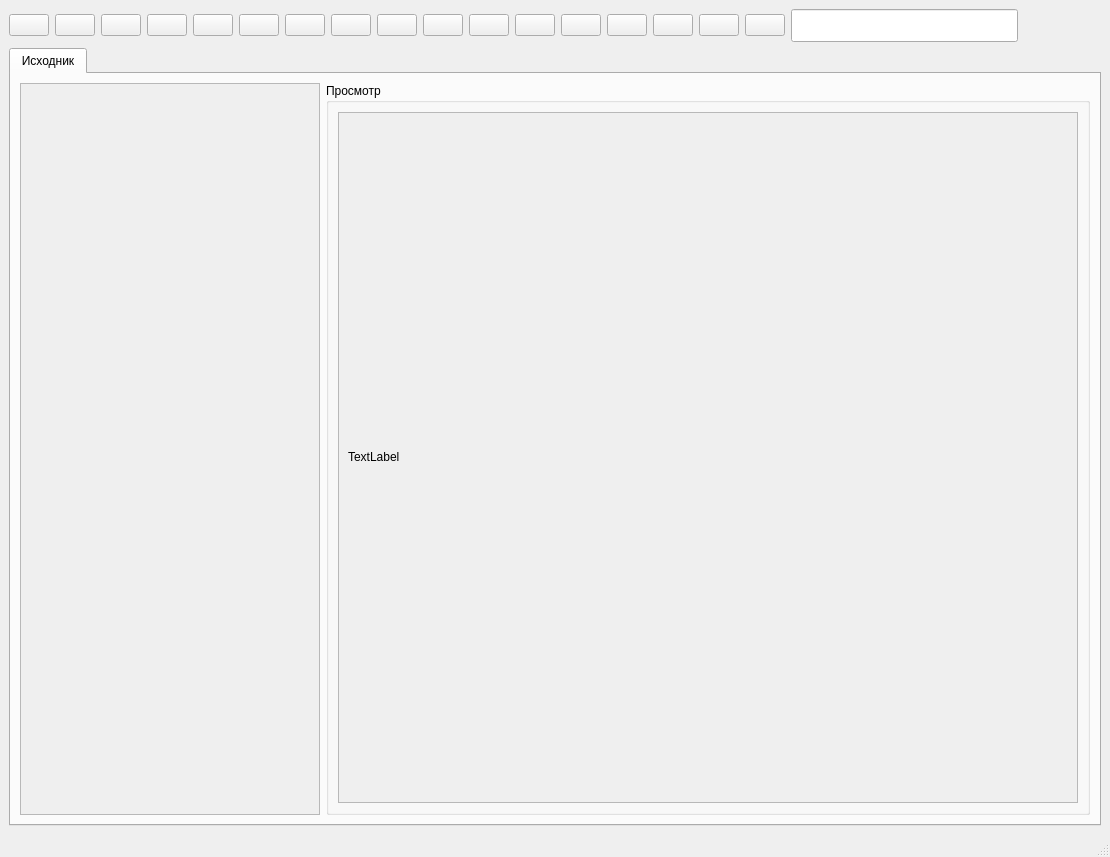
<?xml version="1.0" encoding="UTF-8"?>
<ui version="4.0">
 <class>MainWindow</class>
 <widget class="QMainWindow" name="MainWindow">
  <property name="geometry">
   <rect>
    <x>0</x>
    <y>0</y>
    <width>1110</width>
    <height>857</height>
   </rect>
  </property>
  <property name="windowTitle">
   <string>Обработка изображений</string>
  </property>
  <property name="windowIcon">
   <iconset>
    <normaloff>images/character.svg</normaloff>images/character.svg</iconset>
  </property>
  <widget class="QWidget" name="centralwidget">
   <layout class="QVBoxLayout" name="verticalLayout">
    <item>
     <layout class="QHBoxLayout" name="horizontalLayout">
      <item>
       <widget class="QPushButton" name="new_project_btn">
        <property name="sizePolicy">
         <sizepolicy hsizetype="Fixed" vsizetype="Fixed">
          <horstretch>0</horstretch>
          <verstretch>0</verstretch>
         </sizepolicy>
        </property>
        <property name="toolTip">
         <string>Новый проект</string>
        </property>
        <property name="text">
         <string/>
        </property>
        <property name="icon">
         <iconset>
          <normaloff>images/newfile.svg</normaloff>images/newfile.svg</iconset>
        </property>
        <property name="iconSize">
         <size>
          <width>32</width>
          <height>32</height>
         </size>
        </property>
       </widget>
      </item>
      <item>
       <widget class="QPushButton" name="open_btn">
        <property name="sizePolicy">
         <sizepolicy hsizetype="Fixed" vsizetype="Fixed">
          <horstretch>0</horstretch>
          <verstretch>0</verstretch>
         </sizepolicy>
        </property>
        <property name="toolTip">
         <string>Открыть проект</string>
        </property>
        <property name="text">
         <string/>
        </property>
        <property name="icon">
         <iconset>
          <normaloff>../blank_reader/images/open.svg</normaloff>../blank_reader/images/open.svg</iconset>
        </property>
        <property name="iconSize">
         <size>
          <width>32</width>
          <height>32</height>
         </size>
        </property>
       </widget>
      </item>
      <item>
       <widget class="QPushButton" name="save_btn">
        <property name="sizePolicy">
         <sizepolicy hsizetype="Fixed" vsizetype="Fixed">
          <horstretch>0</horstretch>
          <verstretch>0</verstretch>
         </sizepolicy>
        </property>
        <property name="toolTip">
         <string>Сохранить проект</string>
        </property>
        <property name="text">
         <string/>
        </property>
        <property name="icon">
         <iconset>
          <normaloff>../blank_reader/images/save.svg</normaloff>../blank_reader/images/save.svg</iconset>
        </property>
        <property name="iconSize">
         <size>
          <width>32</width>
          <height>32</height>
         </size>
        </property>
       </widget>
      </item>
      <item>
       <widget class="QPushButton" name="check_all_btn">
        <property name="sizePolicy">
         <sizepolicy hsizetype="Fixed" vsizetype="Fixed">
          <horstretch>0</horstretch>
          <verstretch>0</verstretch>
         </sizepolicy>
        </property>
        <property name="toolTip">
         <string>Пометить все</string>
        </property>
        <property name="text">
         <string/>
        </property>
        <property name="icon">
         <iconset>
          <normaloff>images/check_list.svg</normaloff>images/check_list.svg</iconset>
        </property>
        <property name="iconSize">
         <size>
          <width>32</width>
          <height>32</height>
         </size>
        </property>
       </widget>
      </item>
      <item>
       <widget class="QPushButton" name="flip_btn">
        <property name="sizePolicy">
         <sizepolicy hsizetype="Fixed" vsizetype="Fixed">
          <horstretch>0</horstretch>
          <verstretch>0</verstretch>
         </sizepolicy>
        </property>
        <property name="toolTip">
         <string>Поворот на 180 градусов</string>
        </property>
        <property name="text">
         <string/>
        </property>
        <property name="icon">
         <iconset>
          <normaloff>images/flip2.png</normaloff>images/flip2.png</iconset>
        </property>
        <property name="iconSize">
         <size>
          <width>32</width>
          <height>32</height>
         </size>
        </property>
       </widget>
      </item>
      <item>
       <widget class="QPushButton" name="rotate_btn">
        <property name="sizePolicy">
         <sizepolicy hsizetype="Fixed" vsizetype="Fixed">
          <horstretch>0</horstretch>
          <verstretch>0</verstretch>
         </sizepolicy>
        </property>
        <property name="toolTip">
         <string>Поворот изображения</string>
        </property>
        <property name="text">
         <string/>
        </property>
        <property name="icon">
         <iconset>
          <normaloff>images/angle.svg</normaloff>images/angle.svg</iconset>
        </property>
        <property name="iconSize">
         <size>
          <width>32</width>
          <height>32</height>
         </size>
        </property>
       </widget>
      </item>
      <item>
       <widget class="QPushButton" name="add_grid_btn">
        <property name="sizePolicy">
         <sizepolicy hsizetype="Fixed" vsizetype="Fixed">
          <horstretch>0</horstretch>
          <verstretch>0</verstretch>
         </sizepolicy>
        </property>
        <property name="toolTip">
         <string>Добавить сетку</string>
        </property>
        <property name="text">
         <string/>
        </property>
        <property name="icon">
         <iconset>
          <normaloff>images/add_grid.svg</normaloff>images/add_grid.svg</iconset>
        </property>
        <property name="iconSize">
         <size>
          <width>32</width>
          <height>32</height>
         </size>
        </property>
       </widget>
      </item>
      <item>
       <widget class="QPushButton" name="contour_btn">
        <property name="sizePolicy">
         <sizepolicy hsizetype="Fixed" vsizetype="Fixed">
          <horstretch>0</horstretch>
          <verstretch>0</verstretch>
         </sizepolicy>
        </property>
        <property name="toolTip">
         <string>Найти контуры</string>
        </property>
        <property name="text">
         <string/>
        </property>
        <property name="icon">
         <iconset>
          <normaloff>images/border.svg</normaloff>images/border.svg</iconset>
        </property>
        <property name="iconSize">
         <size>
          <width>32</width>
          <height>32</height>
         </size>
        </property>
       </widget>
      </item>
      <item>
       <widget class="QPushButton" name="add_contour_btn">
        <property name="sizePolicy">
         <sizepolicy hsizetype="Fixed" vsizetype="Fixed">
          <horstretch>0</horstretch>
          <verstretch>0</verstretch>
         </sizepolicy>
        </property>
        <property name="toolTip">
         <string>Добавить контур</string>
        </property>
        <property name="text">
         <string/>
        </property>
        <property name="icon">
         <iconset>
          <normaloff>images/add_frame.svg</normaloff>images/add_frame.svg</iconset>
        </property>
        <property name="iconSize">
         <size>
          <width>32</width>
          <height>32</height>
         </size>
        </property>
       </widget>
      </item>
      <item>
       <widget class="QPushButton" name="del_contour_btn">
        <property name="sizePolicy">
         <sizepolicy hsizetype="Fixed" vsizetype="Fixed">
          <horstretch>0</horstretch>
          <verstretch>0</verstretch>
         </sizepolicy>
        </property>
        <property name="toolTip">
         <string>Удалить контур</string>
        </property>
        <property name="text">
         <string/>
        </property>
        <property name="icon">
         <iconset>
          <normaloff>images/frame_remove.svg</normaloff>images/frame_remove.svg</iconset>
        </property>
        <property name="iconSize">
         <size>
          <width>32</width>
          <height>32</height>
         </size>
        </property>
       </widget>
      </item>
      <item>
       <widget class="QPushButton" name="confirm_btn">
        <property name="sizePolicy">
         <sizepolicy hsizetype="Fixed" vsizetype="Fixed">
          <horstretch>0</horstretch>
          <verstretch>0</verstretch>
         </sizepolicy>
        </property>
        <property name="toolTip">
         <string>Подвердить </string>
        </property>
        <property name="text">
         <string/>
        </property>
        <property name="icon">
         <iconset>
          <normaloff>images/approve.svg</normaloff>images/approve.svg</iconset>
        </property>
        <property name="iconSize">
         <size>
          <width>32</width>
          <height>32</height>
         </size>
        </property>
       </widget>
      </item>
      <item>
       <widget class="QPushButton" name="add_vertical_cut_btn">
        <property name="sizePolicy">
         <sizepolicy hsizetype="Fixed" vsizetype="Fixed">
          <horstretch>0</horstretch>
          <verstretch>0</verstretch>
         </sizepolicy>
        </property>
        <property name="toolTip">
         <string>Добавить вертикальный разрез</string>
        </property>
        <property name="text">
         <string/>
        </property>
        <property name="icon">
         <iconset>
          <normaloff>images/vertical_cut.svg</normaloff>images/vertical_cut.svg</iconset>
        </property>
        <property name="iconSize">
         <size>
          <width>32</width>
          <height>32</height>
         </size>
        </property>
       </widget>
      </item>
      <item>
       <widget class="QPushButton" name="add_horizontal_cut_btn">
        <property name="sizePolicy">
         <sizepolicy hsizetype="Fixed" vsizetype="Fixed">
          <horstretch>0</horstretch>
          <verstretch>0</verstretch>
         </sizepolicy>
        </property>
        <property name="toolTip">
         <string>Добавить горизонтальный разрез</string>
        </property>
        <property name="text">
         <string/>
        </property>
        <property name="icon">
         <iconset>
          <normaloff>images/horizontal_cut.svg</normaloff>images/horizontal_cut.svg</iconset>
        </property>
        <property name="iconSize">
         <size>
          <width>32</width>
          <height>32</height>
         </size>
        </property>
       </widget>
      </item>
      <item>
       <widget class="QPushButton" name="delete_cut_btn">
        <property name="sizePolicy">
         <sizepolicy hsizetype="Fixed" vsizetype="Fixed">
          <horstretch>0</horstretch>
          <verstretch>0</verstretch>
         </sizepolicy>
        </property>
        <property name="toolTip">
         <string>Удалить добавленные разрезы</string>
        </property>
        <property name="text">
         <string/>
        </property>
        <property name="icon">
         <iconset>
          <normaloff>images/delete_cuts.svg</normaloff>images/delete_cuts.svg</iconset>
        </property>
        <property name="iconSize">
         <size>
          <width>32</width>
          <height>32</height>
         </size>
        </property>
       </widget>
      </item>
      <item>
       <widget class="QPushButton" name="sciss_btn">
        <property name="sizePolicy">
         <sizepolicy hsizetype="Fixed" vsizetype="Fixed">
          <horstretch>0</horstretch>
          <verstretch>0</verstretch>
         </sizepolicy>
        </property>
        <property name="toolTip">
         <string>Разрезать</string>
        </property>
        <property name="text">
         <string/>
        </property>
        <property name="icon">
         <iconset>
          <normaloff>images/scis.svg</normaloff>images/scis.svg</iconset>
        </property>
        <property name="iconSize">
         <size>
          <width>32</width>
          <height>32</height>
         </size>
        </property>
       </widget>
      </item>
      <item>
       <widget class="QPushButton" name="previous_btn">
        <property name="sizePolicy">
         <sizepolicy hsizetype="Fixed" vsizetype="Fixed">
          <horstretch>0</horstretch>
          <verstretch>0</verstretch>
         </sizepolicy>
        </property>
        <property name="toolTip">
         <string>Перейти на предыдущий этап</string>
        </property>
        <property name="text">
         <string/>
        </property>
        <property name="icon">
         <iconset>
          <normaloff>images/previous.svg</normaloff>images/previous.svg</iconset>
        </property>
        <property name="iconSize">
         <size>
          <width>32</width>
          <height>32</height>
         </size>
        </property>
       </widget>
      </item>
      <item>
       <widget class="QPushButton" name="next_btn">
        <property name="sizePolicy">
         <sizepolicy hsizetype="Fixed" vsizetype="Fixed">
          <horstretch>0</horstretch>
          <verstretch>0</verstretch>
         </sizepolicy>
        </property>
        <property name="toolTip">
         <string>Перейти на следующий этап</string>
        </property>
        <property name="text">
         <string/>
        </property>
        <property name="icon">
         <iconset>
          <normaloff>images/next.svg</normaloff>images/next.svg</iconset>
        </property>
        <property name="iconSize">
         <size>
          <width>32</width>
          <height>32</height>
         </size>
        </property>
       </widget>
      </item>
      <item>
       <widget class="QLineEdit" name="word_le">
        <property name="font">
         <font>
          <family>Consolas</family>
          <pointsize>16</pointsize>
         </font>
        </property>
       </widget>
      </item>
      <item>
       <spacer name="horizontalSpacer">
        <property name="orientation">
         <enum>Qt::Horizontal</enum>
        </property>
        <property name="sizeHint" stdset="0">
         <size>
          <width>40</width>
          <height>20</height>
         </size>
        </property>
       </spacer>
      </item>
     </layout>
    </item>
    <item>
     <layout class="QHBoxLayout" name="horizontalLayout_2">
      <item>
       <widget class="QTabWidget" name="source_tw">
        <property name="currentIndex">
         <number>0</number>
        </property>
        <widget class="QWidget" name="tab">
         <attribute name="title">
          <string>Исходник</string>
         </attribute>
         <layout class="QHBoxLayout" name="horizontalLayout_3">
          <item>
           <widget class="QScrollArea" name="thumbnails_sa">
            <property name="sizePolicy">
             <sizepolicy hsizetype="Fixed" vsizetype="Expanding">
              <horstretch>0</horstretch>
              <verstretch>0</verstretch>
             </sizepolicy>
            </property>
            <property name="minimumSize">
             <size>
              <width>300</width>
              <height>0</height>
             </size>
            </property>
            <property name="widgetResizable">
             <bool>true</bool>
            </property>
            <widget class="QWidget" name="scrollAreaWidgetContents">
             <property name="geometry">
              <rect>
               <x>0</x>
               <y>0</y>
               <width>298</width>
               <height>723</height>
              </rect>
             </property>
            </widget>
           </widget>
          </item>
          <item>
           <widget class="QGroupBox" name="groupBox">
            <property name="title">
             <string>Просмотр</string>
            </property>
            <layout class="QVBoxLayout" name="verticalLayout_2">
             <item>
              <widget class="QScrollArea" name="image_sa">
               <property name="widgetResizable">
                <bool>true</bool>
               </property>
               <widget class="QWidget" name="scrollAreaWidgetContents_2">
                <property name="geometry">
                 <rect>
                  <x>0</x>
                  <y>0</y>
                  <width>738</width>
                  <height>690</height>
                 </rect>
                </property>
                <layout class="QVBoxLayout" name="verticalLayout_3">
                 <item>
                  <widget class="QLabel" name="source_lb">
                   <property name="sizePolicy">
                    <sizepolicy hsizetype="Maximum" vsizetype="Maximum">
                     <horstretch>0</horstretch>
                     <verstretch>0</verstretch>
                    </sizepolicy>
                   </property>
                   <property name="text">
                    <string>TextLabel</string>
                   </property>
                  </widget>
                 </item>
                </layout>
               </widget>
              </widget>
             </item>
            </layout>
           </widget>
          </item>
         </layout>
        </widget>
       </widget>
      </item>
     </layout>
    </item>
   </layout>
  </widget>
  <widget class="QStatusBar" name="statusbar"/>
 </widget>
 <resources>
  <include location="icons.qrc"/>
 </resources>
 <connections/>
</ui>
